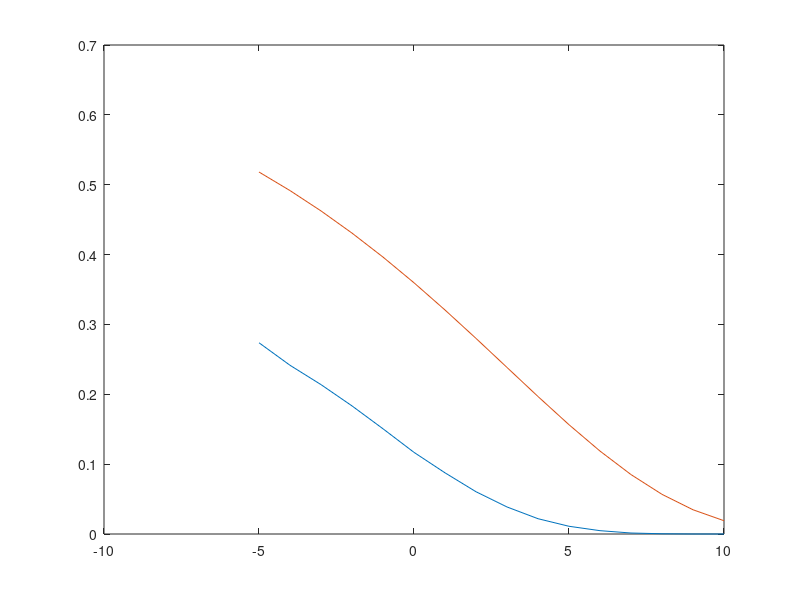

This chart was generated by the following MATLAB code:
clc;clear;

L = 100000;
data = randi([0,1],[1,L]);
ak = zeros(4,L/2);

for i = 1:L/2
  if data(2*i-1:2*i) == [0 0]
    ak(:,i) = [1;0;0;0];
  elseif data(2*i-1:2*i) == [0 1]
    ak(:,i) = [0;1;0;0];
  elseif data(2*i-1:2*i) == [1 1]
    ak(:,i) = [0;0;1;0];
  else
    ak(:,i) = [0;0;0;1];
  end
end

Es = 0.25;
BER = zeros(1,16);
SNR_ar = (-5:10);
Q = zeros(1,16);
outbin = zeros(1,L);

for j = 1:16
  SNR = 10^(SNR_ar(j)/10);
  var = Es/SNR;
  sig = sqrt(var);
  Q(j) = 1.5*0.5*erfc(sqrt(SNR/4));
  
  for i = 1:4
    z(i,:) = ak(i,:) + sig*randn([1,L/2]);
  end
  
  for i = 1:L/2
    [m, index] = max(z(:,i));
    if index == 1
      outbin(2*i-1:2*i) = [0 0];
    elseif index == 2
      outbin(2*i-1:2*i) = [0 1];
    elseif index == 3
      outbin(2*i-1:2*i) = [1 1];
    else
      outbin(2*i-1:2*i) = [1 0];
    end
  end
  
  BER(j) = (data-outbin)*(data-outbin)'/L;
end

plot(SNR_ar,BER);
hold on
plot(SNR_ar,Q);